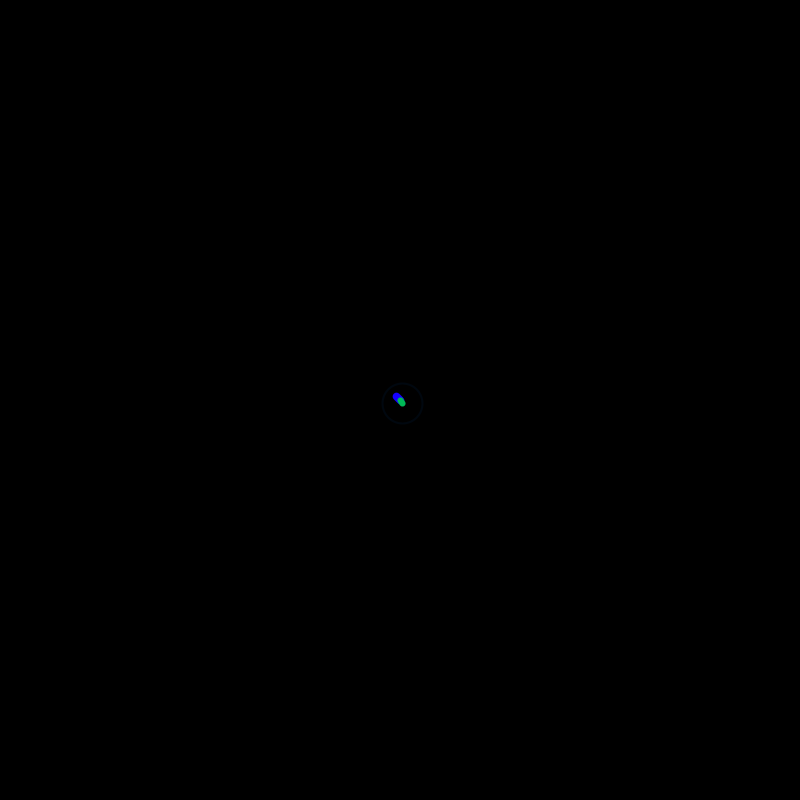
Frame 1 (no input)
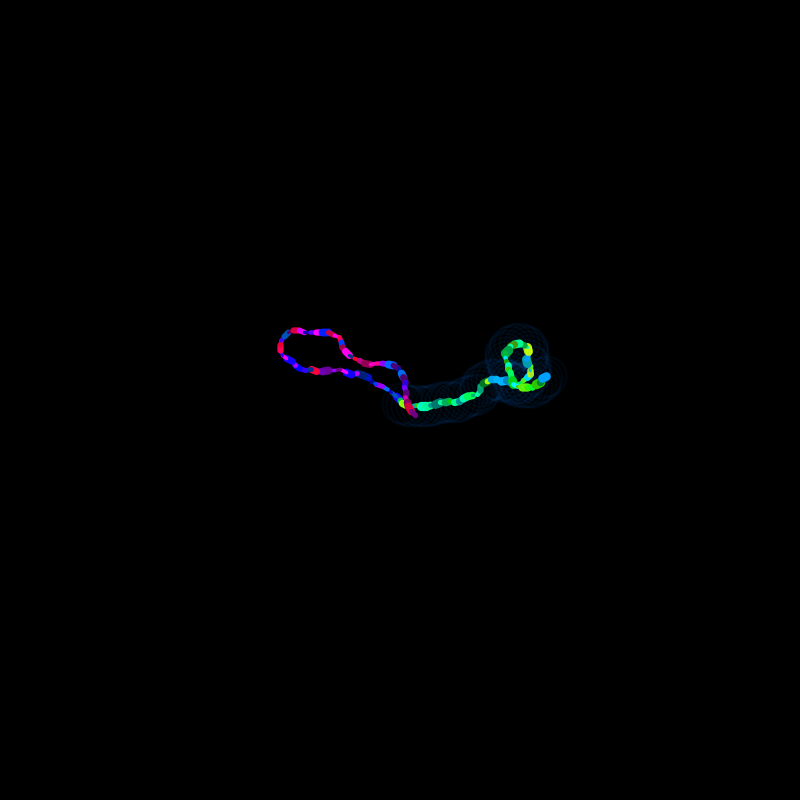
Frame 60 (the mouse pressed at the canvas centre just before this capture)
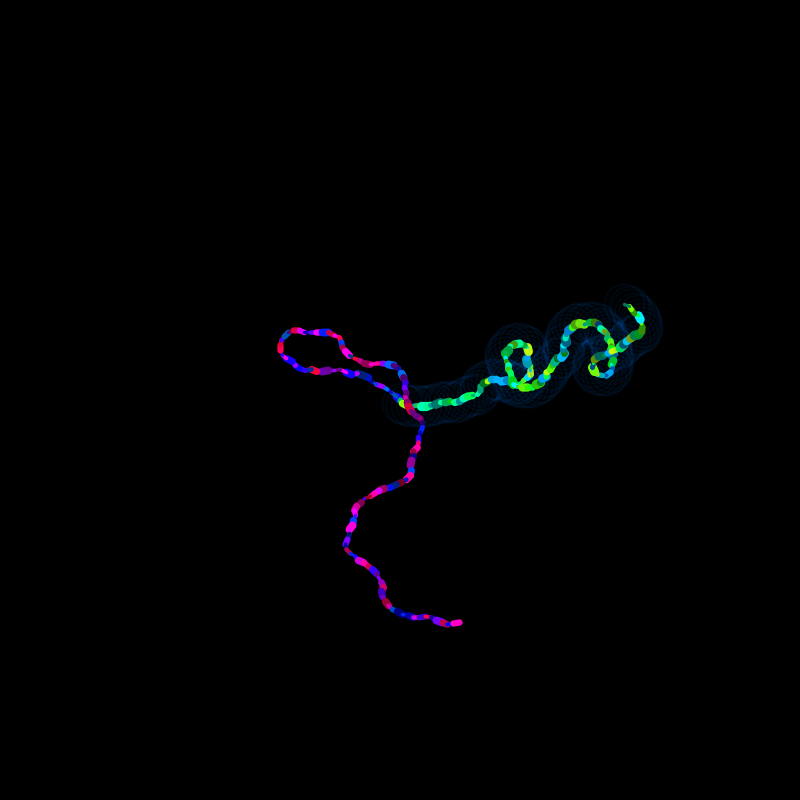
Frame 120 (the mouse held since frame 60 and released just before this capture)

The Processing sketch that drew these frames (run headless with seeded random() and noise(); from frame 60 on, the mouse is pressed at the canvas centre):

// Processing sketch: processing_93340
// ── processing_93340.pde

float oldx;
float oldy;
float a;

float oldx2;
float oldy2;
float b;

void reset() {
  oldx = width / 2;
  oldy = height / 2;
  a = random(TWO_PI);

  oldx2 = width / 2;
  oldy2 = height / 2;
  b = random(TWO_PI)*noise(a);
}

void setup() {
  size(800, 800);
  background (0);
  colorMode(HSB);
  smooth();
  noFill();
  reset();
}
void draw() {
  
  float newx = oldx + cos(a) *6;
  float newy = oldy + sin(a) *5;
  
  strokeWeight(random(3,8));
  stroke(random(150, 250), 355, random(100, 355));
  line(oldx, oldy, newx, newy); 
  
  oldx = newx;
  oldy = newy;
  a = a + random(-0.4, 0.4)*1.5;

  float newx2 = oldx2 + cos(b) *5;
  float newy2 = oldy2 + sin(b) *4;
  
  strokeWeight(random(3,10));
  stroke(random(50, 150), 300, random(100, 355));
  line(oldx2, oldy2, newx2, newy2); 
  
  oldx2 = newx2;
  oldy2 = newy2;
  b = b + random(-0.4, 0.4)*1.8;

  if (oldx < 0 ||oldy < 0 ||oldx > width ||oldy > height) {
    reset();

    if (oldx2 < 0 ||oldy2 < 0 ||oldx2 > width ||oldy2 > height) {
      reset();
    }
  }
  strokeWeight(2);
  stroke(150,355,355,15);
  ellipse(newx2,newy2,40,40);
}
